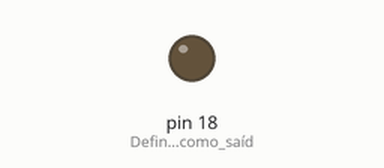
This sketch was run on a simulated Arduino Uno, built with avr-gcc and run on an emulated ATmega328P. On the bench: output pins drawn as LEDs (lit = HIGH).

Above: at 1.0 s.
At 3.0 s:
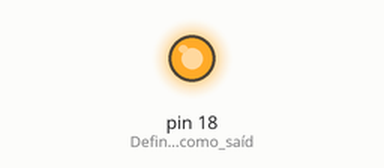
Timing chart, 0 to 5.2 s (numbered marks = the images above):
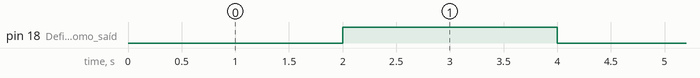

The sketch:

13_04_2026.ino
```cpp
void setup() {
  pinMode(18, OUTPUT); // Define o pino 8 como saída
}

void loop() {
  digitalWrite(18, LOW); // Liga o relé (em módulos Low Level)
  delay(2000);          // Espera 2 segundos
  digitalWrite(18, HIGH); // Desliga o relé
  delay(2000);
}
```

Measured:
- by itself, pin 18 (Define_o_pino_8_como_saíd): alternates HIGH for 2.0 s and LOW for 2.0 s
